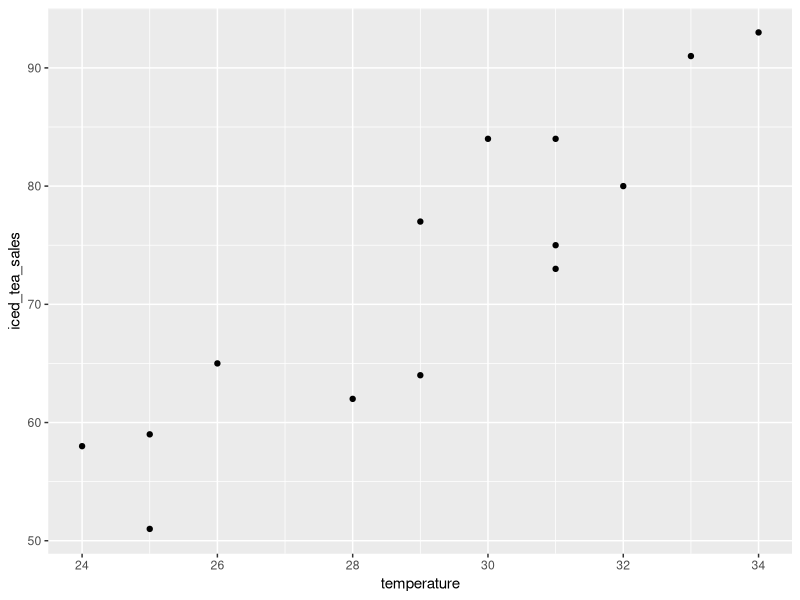
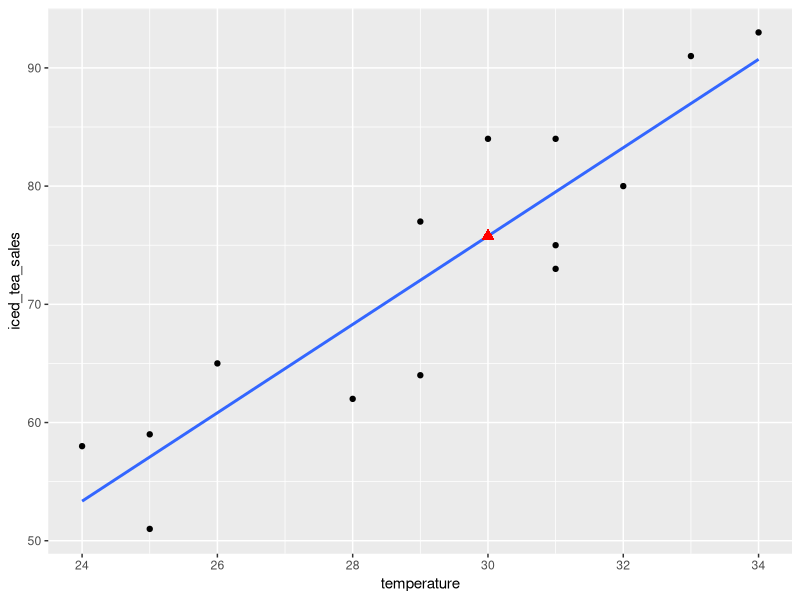

R code for these plots, in order:
## ---- chunk 1
knitr::opts_chunk$set(echo = TRUE, warning = FALSE, results = 'hide', message = FALSE)
## ---- chunk 2
library(ggplot2)

temperature <- c(29, 28, 34, 31, 25, 29, 32, 31, 24, 33, 25, 31, 26, 30)
iced_tea_sales <- c(77, 62, 93, 84, 59, 64, 80, 75, 58, 91, 51, 73, 65, 84)
iced_tea_df <- data.frame(temperature, iced_tea_sales)
ggplot(iced_tea_df, aes(x = temperature, y = iced_tea_sales)) +
  geom_point()
## ---- chunk 3
temperature <- c(29, 28, 34, 31, 25, 29, 32, 31, 24, 33, 25, 31, 26, 30)
iced_tea_sales <- c(77, 62, 93, 84, 59, 64, 80, 75, 58, 91, 51, 73, 65, 84)
iced_tea_df <- data.frame(temperature, iced_tea_sales)

# Modeling
lm_fit <- lm(formula = iced_tea_sales ~ temperature, data = iced_tea_df)
summary(lm_fit)

# Predict
to_be_predicted <- data.frame(temperature = 30)
predicted <- predict(lm_fit, newdata = to_be_predicted)
to_be_predicted <- cbind(to_be_predicted, iced_tea_sales = predicted)

# Plotting
ggplot(iced_tea_df, aes(x = temperature, y = iced_tea_sales)) +
  geom_point() +
  geom_smooth(method = "lm", se = FALSE) + 
  geom_point(data = to_be_predicted, colour = "red", shape = 17, size = 3)
## ---- chunk 4
y_hat <- predict(lm_fit, newdata = data.frame(temperature))

# 計算 RMSE
res <- iced_tea_df$iced_tea_sales - y_hat
rmse <- sqrt(sum(res^2) / nrow(iced_tea_df))
rmse

# R-squared
summary_lm_fit <- summary(lm_fit)
summary_lm_fit$r.squared
## ---- chunk 5
store_area <- c(10, 8, 8, 5, 7, 8, 7, 9, 6, 9)
dist_to_station <- c(80, 0, 200, 200, 300, 230, 40, 0, 330, 180)
monthly_sales <- c(469, 366, 371, 208, 246, 297, 363, 436, 198, 364)
bakery_df <- data.frame(store_area, dist_to_station, monthly_sales)

# Modeling
lm_fit <- lm(monthly_sales ~ ., data = bakery_df)

# Performance
y_hat <- predict(lm_fit, newdata = bakery_df[ , c("store_area", "dist_to_station")])

# 計算 RMSE
res <- bakery_df$monthly_sales - y_hat
rmse <- sqrt(sum(res^2) / nrow(bakery_df))
rmse

# Adjusted R-squared
summary_lm_fit <- summary(lm_fit)
summary_lm_fit$adj.r.squared
